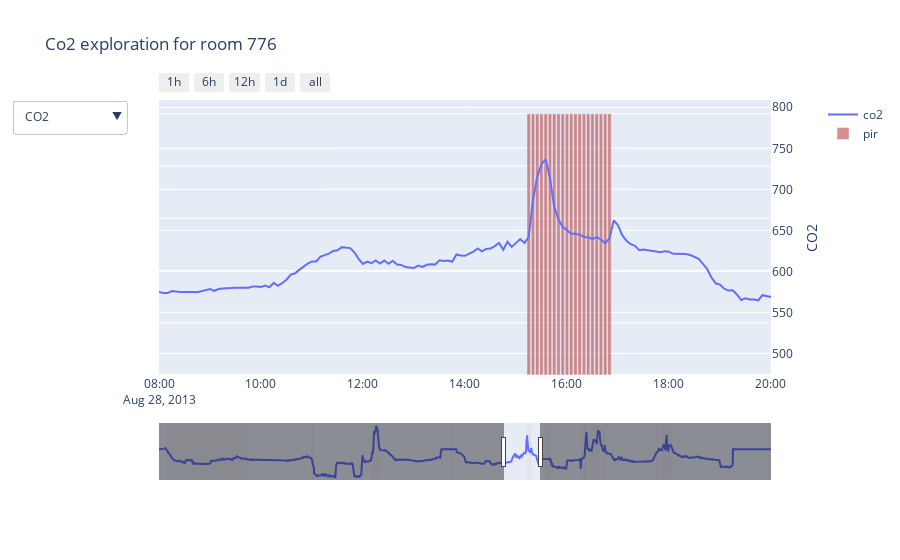

Notebook cell for this chart:
### Code cell
import plotly.graph_objects as go
from plotly.subplots import make_subplots

initial_range = [
    '2013-08-28 08:00:00', '2013-08-28 20:00:00'
]

for room in temporal_df['ROOM'].unique():
    df4 = temporal_df[(temporal_df['ROOM'].isin([room]))].groupby([pd.Grouper(key="TIME",freq='5min')]).agg({
        'temperature':'mean',
        'humidity':'mean',
        'light':"mean",
        'co2':"mean",
        'pir':'first'})
    df4=df4.reset_index()
    df4 = df4.set_index("TIME")
    subfig = make_subplots(specs=[[{"secondary_y": True}]])

    fig1 = go.Bar(
            x = df4.index,
            y = df4['pir'],
            name = 'pir',
            opacity=0.5,
            marker_color='firebrick'
        )


    for column in df4.columns.to_list():
        vis= False
        if column == 'pir':
            continue
        if column == 'co2':
            vis = True
        subfig.add_trace(
            go.Scatter(
                x = df4.index,
                y = df4[column],
                name = column,
                visible=vis
            ),
        secondary_y=True,
        )
    subfig.add_trace(
        fig1,
        secondary_y=False,
    )
    subfig.update_layout(
        updatemenus=[go.layout.Updatemenu(
            active=0,
            buttons=list(
                [dict(label = 'CO2',
                    method = 'update',
                    args = [{'visible': [False, False, False, True, True]},
                            {'title': 'Co2 exploration for room '+room,
                            'showlegend':True,
                            'yaxis2.title':'Co2'}]),
                dict(label = 'Temperature',
                    method = 'update',
                    args = [{'visible': [True, False, False, False, True]}, # the index of True aligns with the indices of plot traces
                            {'title': 'Temperature exploration for room '+room,
                            'showlegend':True,
                            'yaxis2.title':'Temperature(c)'}]),
                dict(label = 'Humidity',
                    method = 'update',
                    args = [{'visible': [False, True, False, False, True]},
                            {'title': 'Humidity exploration for room '+room,
                            'showlegend':True,
                            'yaxis2.title':'Humidity(%)'}]),
                dict(label = 'Light',
                    method = 'update',
                    args = [{'visible': [False, False, True, False, True]},
                            {'title': 'Light exploration for room '+room,
                            'showlegend':True,
                            'yaxis2.title':'Light(lux)'}]),
                dict(label = 'All',
                    method = 'update',
                    args = [{'visible': [True, True, True, True, True]},
                            {'title': 'All variable exploration for room '+room,
                            'showlegend':True,
                            'yaxis2.title':'All'}])
                ])
            )
        ])

    subfig.layout.yaxis2.title='CO2'
    subfig.layout.title='Co2 exploration for room '+room
    subfig.layout.yaxis.title=None
    subfig.layout.yaxis.showticklabels=False
    subfig.update_xaxes(
        rangeslider_visible=True,
        rangeselector=dict(
            buttons=list([
                dict(count=1, label="1h", step="hour", stepmode="todate"),
                dict(count=6, label="6h", step="hour", stepmode="todate"),
                dict(count=12, label="12h", step="hour", stepmode="todate"),
                dict(count=1, label="1d", step="day", stepmode="todate"),
                dict(step="all")
            ])
        )
    )
    subfig.layout.xaxis.update(range=initial_range)
    subfig.write_html("..\\Interactive System\\pir-exploration\\"+room+".html")
subfig.show()

### Figure 1 — Plotly figure (JSON) as saved in the notebook; plotly's stock layout.template omitted (floating-point values rounded to 4 significant figures; data arrays with more than 128 entries replaced by an {"elided": "..."} marker saying what was removed)
{"data": [{"name": "temperature", "type": "scatter", "visible": false, "x": {"elided": "2420 str values"}, "xaxis": "x", "y": {"elided": "2420 float values"}, "yaxis": "y2"}, {"name": "humidity", "type": "scatter", "visible": false, "x": {"elided": "2420 str values"}, "xaxis": "x", "y": {"elided": "2420 float values"}, "yaxis": "y2"}, {"name": "light", "type": "scatter", "visible": false, "x": {"elided": "2420 str values"}, "xaxis": "x", "y": {"elided": "2420 float values"}, "yaxis": "y2"}, {"name": "co2", "type": "scatter", "visible": true, "x": {"elided": "2420 str values"}, "xaxis": "x", "y": {"elided": "2420 float values"}, "yaxis": "y2"}, {"marker": {"color": "firebrick"}, "name": "pir", "opacity": 0.5, "type": "bar", "x": {"elided": "2420 str values"}, "xaxis": "x", "y": {"elided": "2420 int values"}, "yaxis": "y"}], "layout": {"title": {"text": "Co2 exploration for room 776"}, "updatemenus": [{"active": 0, "buttons": [{"args": [{"visible": [false, false, false, true, true]}, {"showlegend": true, "title": "Co2 exploration for room 776", "yaxis2.title": "Co2"}], "label": "CO2", "method": "update"}, {"args": [{"visible": [true, false, false, false, true]}, {"showlegend": true, "title": "Temperature exploration for room 776", "yaxis2.title": "Temperature(c)"}], "label": "Temperature", "method": "update"}, {"args": [{"visible": [false, true, false, false, true]}, {"showlegend": true, "title": "Humidity exploration for room 776", "yaxis2.title": "Humidity(%)"}], "label": "Humidity", "method": "update"}, {"args": [{"visible": [false, false, true, false, true]}, {"showlegend": true, "title": "Light exploration for room 776", "yaxis2.title": "Light(lux)"}], "label": "Light", "method": "update"}, {"args": [{"visible": [true, true, true, true, true]}, {"showlegend": true, "title": "All variable exploration for room 776", "yaxis2.title": "All"}], "label": "All", "method": "update"}]}], "xaxis": {"anchor": "y", "domain": [0, 0.94], "range": ["2013-08-28 08:00:00", "2013-08-28 20:00:00"], "rangeselector": {"buttons": [{"count": 1, "label": "1h", "step": "hour", "stepmode": "todate"}, {"count": 6, "label": "6h", "step": "hour", "stepmode": "todate"}, {"count": 12, "label": "12h", "step": "hour", "stepmode": "todate"}, {"count": 1, "label": "1d", "step": "day", "stepmode": "todate"}, {"step": "all"}]}, "rangeslider": {"visible": true}}, "yaxis": {"anchor": "x", "domain": [0, 1], "showticklabels": false}, "yaxis2": {"anchor": "x", "overlaying": "y", "side": "right", "title": {"text": "CO2"}}}}
